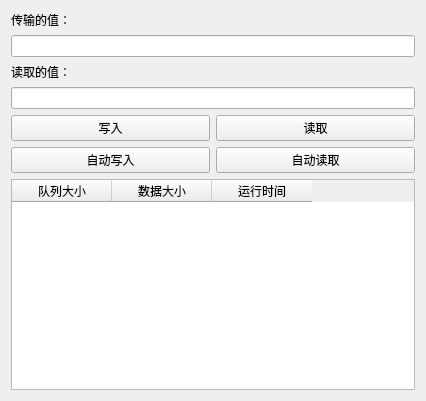
<?xml version="1.0" encoding="UTF-8"?>
<ui version="4.0">
 <class>MessageQueuesBClass</class>
 <widget class="QMainWindow" name="MessageQueuesBClass">
  <property name="geometry">
   <rect>
    <x>0</x>
    <y>0</y>
    <width>426</width>
    <height>401</height>
   </rect>
  </property>
  <property name="windowTitle">
   <string>MessageQueuesB</string>
  </property>
  <widget class="QWidget" name="centralWidget">
   <layout class="QVBoxLayout" name="verticalLayout">
    <item>
     <widget class="QLabel" name="valueInputLabel">
      <property name="text">
       <string>传输的值：</string>
      </property>
     </widget>
    </item>
    <item>
     <widget class="QLineEdit" name="valueInput"/>
    </item>
    <item>
     <widget class="QLabel" name="valueOutputLabel">
      <property name="text">
       <string>读取的值：</string>
      </property>
     </widget>
    </item>
    <item>
     <widget class="QLineEdit" name="valueOutput"/>
    </item>
    <item>
     <layout class="QHBoxLayout" name="horizontalLayout">
      <item>
       <widget class="QPushButton" name="writeButton">
        <property name="text">
         <string>写入</string>
        </property>
       </widget>
      </item>
      <item>
       <widget class="QPushButton" name="readButton">
        <property name="text">
         <string>读取</string>
        </property>
       </widget>
      </item>
     </layout>
    </item>
    <item>
     <layout class="QHBoxLayout" name="horizontalLayout_2">
      <item>
       <widget class="QPushButton" name="autoWriteButton">
        <property name="text">
         <string>自动写入</string>
        </property>
       </widget>
      </item>
      <item>
       <widget class="QPushButton" name="autoReadButton">
        <property name="text">
         <string>自动读取</string>
        </property>
       </widget>
      </item>
     </layout>
    </item>
    <item>
     <widget class="QTableWidget" name="memoryBlockTable">
      <column>
       <property name="text">
        <string>队列大小</string>
       </property>
      </column>
      <column>
       <property name="text">
        <string>数据大小</string>
       </property>
      </column>
      <column>
       <property name="text">
        <string>运行时间</string>
       </property>
      </column>
     </widget>
    </item>
   </layout>
  </widget>
 </widget>
 <layoutdefault spacing="6" margin="11"/>
 <resources/>
 <connections/>
</ui>
